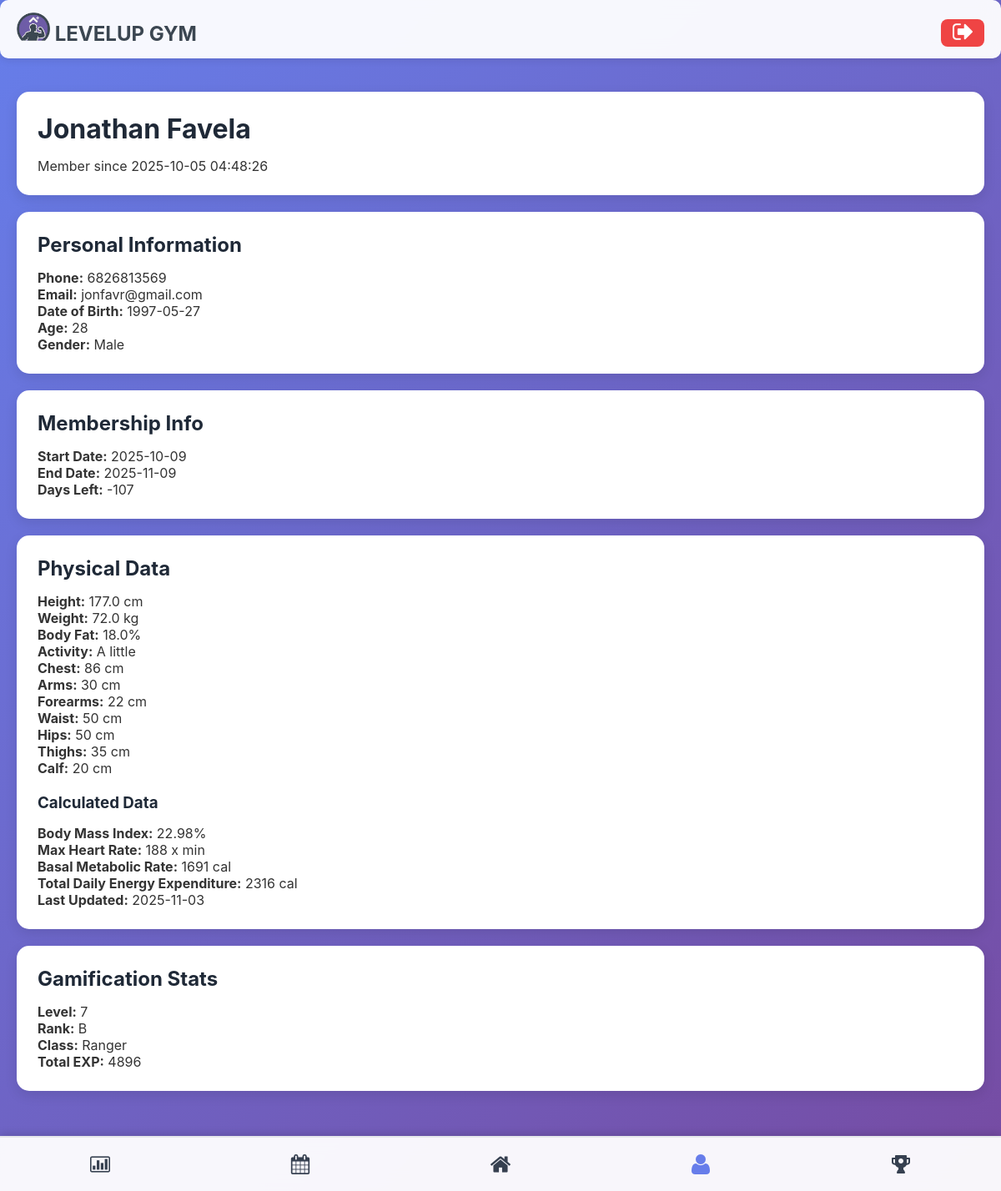
Before: /profile (signed in) with the older database file.
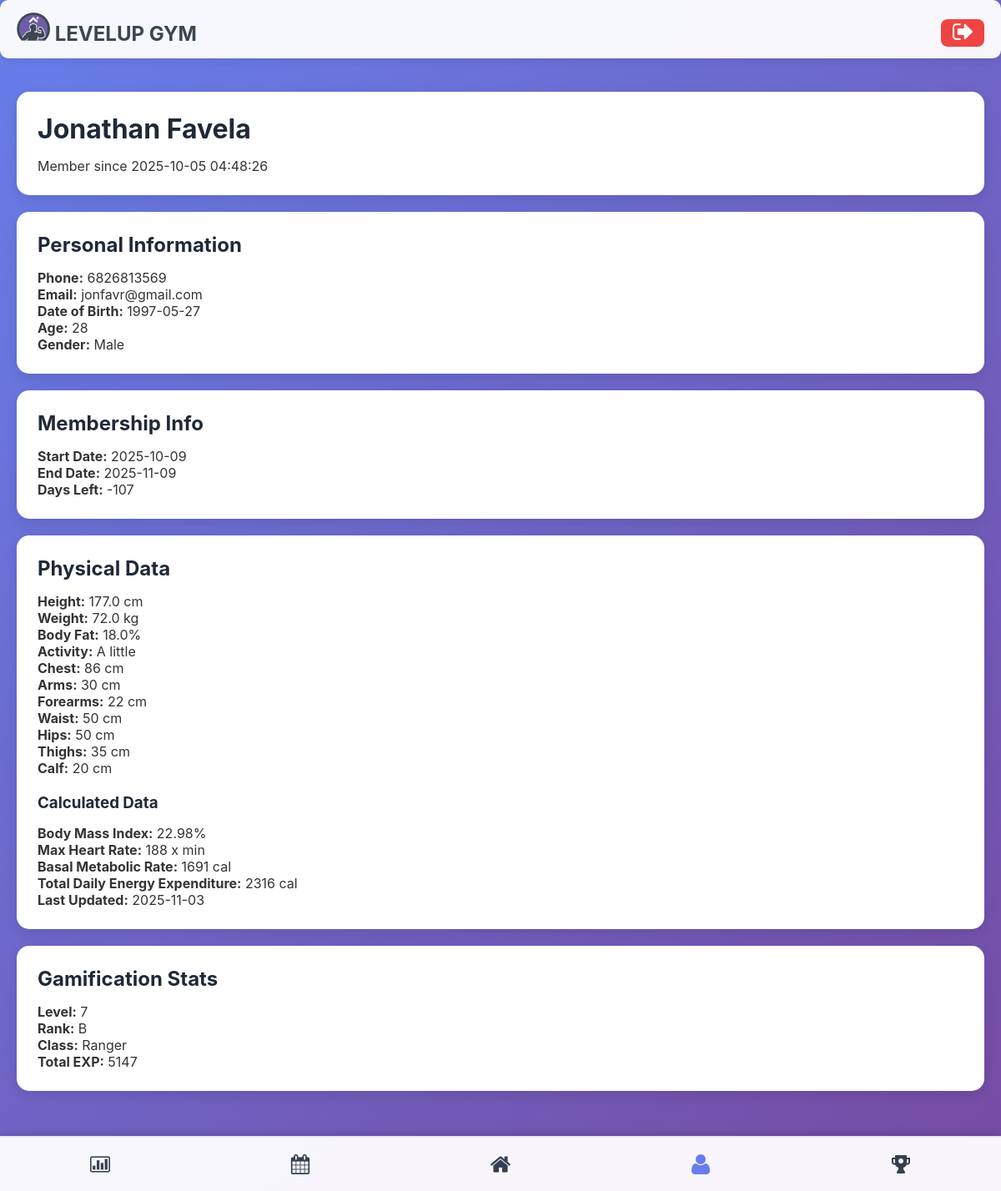
After: the same page with the newer database file.
### tables this page shows
CREATE TABLE client_gamification (
                gamification_id INTEGER PRIMARY KEY AUTOINCREMENT,
                client_id INTEGER UNIQUE NOT NULL,
                current_level INTEGER DEFAULT 1,
                current_exp INTEGER DEFAULT 0,
                total_exp INTEGER DEFAULT 0,
                rank TEXT DEFAULT 'E',
                client_class TEXT,
                class_unlocked_at_level INTEGER, current_streak INTEGER DEFAULT 0, longest_streak INTEGER DEFAULT 0, total_reps INTEGER DEFAULT 0, workouts_completed INTEGER DEFAULT 0,
                FOREIGN KEY (client_id) REFERENCES clients(client_id) ON DELETE CASCADE
            );

### main.py (the view)
@app.route('/profile')
@login_required
def profile():
    client_id = session['client_id']
    client = Client.get_by_id(client_id)
    physical_data = client.get_latest_physical_data()
    gam_data = client.get_gamification_data()
    physical_data_calculated = {}
    if physical_data:
        physical_data_calculated['bmi_value'] = round((physical_data['weight_kg'] / ((physical_data['height_cm'] / 100) ** 2)), 2)
        physical_data_calculated['mhr_value'] = int(208 - (0.7 * client.age))
        if client.gender == 'Male':
            physical_data_calculated['bmr_value'] = int((10 * physical_data['weight_kg']) + (6.25 * physical_data['height_cm']) - (5 * client.age) + 5)
        else:
            physical_data_calculated['bmr_value'] = int((10 * physical_data['weight_kg']) + (6.25 * physical_data['height_cm']) - (5 * client.age) - 161)
        if physical_data['activity'] == "Extreme":
            physical_data_calculated['tdee_value'] = int(physical_data_calculated['bmr_value'] * 1.9)
        elif physical_data['activity'] == "A lot":
            physical_data_calculated['tdee_value'] = int(physical_data_calculated['bmr_value'] * 1.72)
        elif physical_data['activity'] == "Some":
            physical_data_calculated['tdee_value'] = int(physical_data_calculated['bmr_value'] * 1.55)
        elif physical_data['activity'] == "A little":
            physical_data_calculated['tdee_value'] = int(physical_data_calculated['bmr_value'] * 1.37)
        else:
            physical_data_calculated['tdee_value'] = int(physical_data_calculated['bmr_value'] * 1.2)
    mc = MembershipController()
    membership = mc.get_client_membership(client_id)
    if membership:
        start_date = datetime.strptime(membership['start_date'], '%Y-%m-%d').date()
        end_date = datetime.strptime(membership['end_date'], '%Y-%m-%d').date()
        days_left = (end_date - date.today()).days
    return render_template('profile.html',
                         client=client,
                         physical_data=physical_data,
                         physical_data_calculated = physical_data_calculated,
                         gam_data=gam_data,
                         membership=membership,
                         start_date=start_date,
                         end_date=end_date,
                         days_left=days_left)

### controllers/membership_controller.py (called while the page is built)
    def get_client_membership(self, client_id):
        query = """
            SELECT * FROM client_memberships
            WHERE client_id = ?
            ORDER BY end_date DESC
            LIMIT 1
        """
        result = self.db.execute_query(query, (client_id,))
        return dict(result[0]) if result else None

### database/db_manager.py (called while the page is built)
    def connect(self):
        self.conn = sqlite3.connect(self.db_name)
        self.conn.row_factory = sqlite3.Row  # Access columns by name
        self.cursor = self.conn.cursor()

    def disconnect(self):
        if self.conn:
            self.conn.close()

    def execute_query(self, query, params=None):
        self.connect()
        if params:
            self.cursor.execute(query, params)
        else:
            self.cursor.execute(query)
        results = self.cursor.fetchall()
        self.disconnect()
        return results

### main.py (called while the page is built)
def login_required(f):
    @wraps(f)
    def decorated_function(*args, **kwargs):
        if 'client_id' not in session:
            return redirect(url_for('login'))
        return f(*args, **kwargs)
    return decorated_function

### models/client.py (called while the page is built)
    @property
    def full_name(self):
        return f"{self.first_name} {self.last_name}"

### templates/profile.html (shortened to what this page needs)
{% extends "base.html" %}
{% block content %}
<div class="card">
    <h1>{{ client.full_name }}</h1>
    <p>Member since {{ client.registration_date }}</p>
</div>
<div class="grid grid-2">
    <div class="card">
        <h2>Personal Information</h2>
        <p><strong>Phone:</strong> {{ client.phone_number }}</p>
        <p><strong>Email:</strong> {{ client.email or 'Not provided' }}</p>
        <p><strong>Date of Birth:</strong> {{ client.date_of_birth or 'Not provided' }}</p>
        <p><strong>Age:</strong> {{ client.age or 'N/A' }}</p>
        <p><strong>Gender:</strong> {{ client.gender or 'Not specified' }}</p>
    </div>
    <div class="card">
        <h2>Membership Info</h2>
        {% if membership %}
        <p><strong>Start Date:</strong> {{ start_date }}</p>
        <p><strong>End Date:</strong> {{ end_date }}</p>
        <p><strong>Days Left:</strong> {{ days_left }}</p>
        {% else %}
        <p>No physical data recorded yet</p>
        {% endif %}
    </div>
</div>
<div class="card">
    <h2>Physical Data</h2>
    {% if physical_data %}
    <p><strong>Height:</strong> {{ physical_data.height_cm }} cm</p>
    <p><strong>Weight:</strong> {{ physical_data.weight_kg }} kg</p>
    <p><strong>Body Fat:</strong> {{ physical_data.body_fat_percentage or 'N/A' }}%</p>
    <p><strong>Activity:</strong> {{ physical_data.activity }}</p>
    <p><strong>Chest:</strong> {{ physical_data.chest_cm }} cm</p>
    <p><strong>Arms:</strong> {{ physical_data.arms_cm }} cm</p>
    <p><strong>Forearms:</strong> {{ physical_data.forearms_cm }} cm</p>
    <p><strong>Waist:</strong> {{ physical_data.waist_cm }} cm</p>
    <p><strong>Hips:</strong> {{ physical_data.hips_cm }} cm</p>
    <p><strong>Thighs:</strong> {{ physical_data.thighs_cm }} cm</p>
    <p><strong>Calf:</strong> {{ physical_data.claf_cm }} cm</p>
    <br>
    <h3>Calculated Data</h3>
    <p><strong>Body Mass Index:</strong> {{ physical_data_calculated.bmi_value or 'N/A' }}%</p>
    <p><strong>Max Heart Rate:</strong> {{ physical_data_calculated.mhr_value or 'N/A' }} x min</p>
    <p><strong>Basal Metabolic Rate:</strong> {{ physical_data_calculated.bmr_value or 'N/A' }} cal</p>
    <p><strong>Total Daily Energy Expenditure:</strong> {{ physical_data_calculated.tdee_value or 'N/A' }} cal</p>
    <p><strong>Last Updated:</strong> {{ physical_data.measurement_date }}</p>
    {% else %}
    <p>No physical data recorded yet</p>
    {% endif %}
</div>
<div class="card">
    <h2>Gamification Stats</h2>
    {% if gam_data %}
    <p><strong>Level:</strong> {{ gam_data.current_level }}</p>
    <p><strong>Rank:</strong> {{ gam_data.rank }}</p>
    <p><strong>Class:</strong> {{ gam_data.client_class }}</p>
    <p><strong>Total EXP:</strong> {{ gam_data.total_exp }}</p>
    {% endif %}
</div>
{% endblock %}

Changed rows visible on the page:
changed client_gamification "Ranger": total_exp "4896" → "5147"
